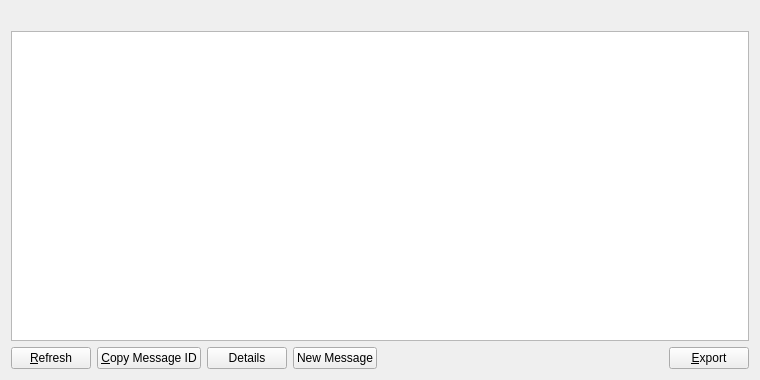
<?xml version="1.0" encoding="UTF-8"?>
<ui version="4.0">
 <class>MessageListPage</class>
 <widget class="QWidget" name="MessageListPage">
  <property name="geometry">
   <rect>
    <x>0</x>
    <y>0</y>
    <width>760</width>
    <height>380</height>
   </rect>
  </property>
  <property name="windowTitle">
   <string>Message List</string>
  </property>
  <layout class="QVBoxLayout" name="verticalLayout">
   <item>
    <widget class="QLabel" name="labelExplanation">
     <property name="textFormat">
      <enum>Qt::PlainText</enum>
     </property>
     <property name="wordWrap">
      <bool>true</bool>
     </property>
    </widget>
   </item>
   <item>
    <widget class="QTableView" name="tableView">
     <property name="contextMenuPolicy">
      <enum>Qt::CustomContextMenu</enum>
     </property>
    </widget>
   </item>
   <item>
    <layout class="QHBoxLayout" name="horizontalLayout">
     <item>
      <widget class="QPushButton" name="refreshButton">
       <property name="text">
        <string>&amp;Refresh</string>
       </property>
       <property name="icon">
        <iconset resource="../bitcoin.qrc">
         <normaloff>:/icons/refresh</normaloff>:/icons/refresh</iconset>
       </property>
      </widget>
     </item>
     <item>
      <widget class="QPushButton" name="copyMessage">
       <property name="toolTip">
        <string>Copy the currently selected alias to the system clipboard</string>
       </property>
       <property name="text">
        <string>&amp;Copy Message ID</string>
       </property>
       <property name="icon">
        <iconset resource="../bitcoin.qrc">
         <normaloff>:/icons/editcopy</normaloff>:/icons/editcopy</iconset>
       </property>
      </widget>
     </item>
     <item>
      <widget class="QPushButton" name="detailButton">
       <property name="text">
        <string>Details</string>
       </property>
       <property name="icon">
        <iconset resource="../bitcoin.qrc">
         <normaloff>:/icons/details</normaloff>:/icons/details</iconset>
       </property>
      </widget>
     </item>
     <item>
      <widget class="QPushButton" name="newMessage">
       <property name="maximumSize">
        <size>
         <width>16777215</width>
         <height>48</height>
        </size>
       </property>
       <property name="text">
        <string>New Message</string>
       </property>
       <property name="icon">
        <iconset resource="../bitcoin.qrc">
         <normaloff>:/icons/add</normaloff>:/icons/add</iconset>
       </property>
      </widget>
     </item>
     <item>
      <spacer name="horizontalSpacer">
       <property name="orientation">
        <enum>Qt::Horizontal</enum>
       </property>
       <property name="sizeHint" stdset="0">
        <size>
         <width>40</width>
         <height>20</height>
        </size>
       </property>
      </spacer>
     </item>
     <item>
      <widget class="QPushButton" name="exportButton">
       <property name="toolTip">
        <string>Export the data in the current tab to a file</string>
       </property>
       <property name="text">
        <string>&amp;Export</string>
       </property>
       <property name="icon">
        <iconset resource="../bitcoin.qrc">
         <normaloff>:/icons/export</normaloff>:/icons/export</iconset>
       </property>
      </widget>
     </item>
    </layout>
   </item>
  </layout>
 </widget>
 <resources>
  <include location="../bitcoin.qrc"/>
 </resources>
 <connections/>
</ui>
